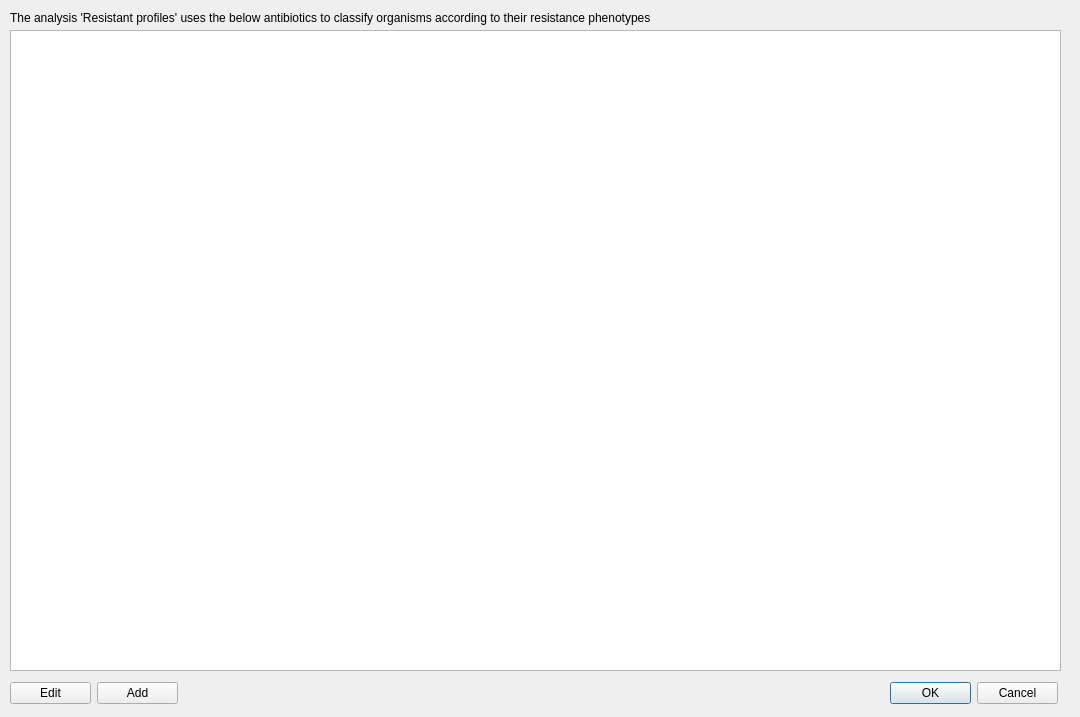
<?xml version="1.0" encoding="UTF-8"?>
<ui version="4.0">
 <class>Dialog</class>
 <widget class="QDialog" name="Dialog">
  <property name="geometry">
   <rect>
    <x>0</x>
    <y>0</y>
    <width>1080</width>
    <height>717</height>
   </rect>
  </property>
  <property name="windowTitle">
   <string>Dialog</string>
  </property>
  <widget class="QLabel" name="label">
   <property name="geometry">
    <rect>
     <x>10</x>
     <y>10</y>
     <width>1041</width>
     <height>16</height>
    </rect>
   </property>
   <property name="text">
    <string>The analysis 'Resistant profiles' uses the below antibiotics to classify organisms according to their resistance phenotypes</string>
   </property>
  </widget>
  <widget class="QTableWidget" name="antibiotic_profile_table">
   <property name="geometry">
    <rect>
     <x>10</x>
     <y>30</y>
     <width>1051</width>
     <height>641</height>
    </rect>
   </property>
  </widget>
  <widget class="QWidget" name="layoutWidget">
   <property name="geometry">
    <rect>
     <x>890</x>
     <y>680</y>
     <width>168</width>
     <height>26</height>
    </rect>
   </property>
   <layout class="QHBoxLayout" name="horizontalLayout">
    <item>
     <widget class="QPushButton" name="ok_pushbutton">
      <property name="text">
       <string>OK</string>
      </property>
     </widget>
    </item>
    <item>
     <widget class="QPushButton" name="cancel_pushbutton">
      <property name="text">
       <string>Cancel</string>
      </property>
     </widget>
    </item>
   </layout>
  </widget>
  <widget class="QWidget" name="layoutWidget">
   <property name="geometry">
    <rect>
     <x>10</x>
     <y>680</y>
     <width>168</width>
     <height>26</height>
    </rect>
   </property>
   <layout class="QHBoxLayout" name="horizontalLayout_2">
    <item>
     <widget class="QPushButton" name="edit_pushbutton">
      <property name="text">
       <string>Edit</string>
      </property>
     </widget>
    </item>
    <item>
     <widget class="QPushButton" name="add_pushbutton">
      <property name="text">
       <string>Add</string>
      </property>
     </widget>
    </item>
   </layout>
  </widget>
 </widget>
 <resources/>
 <connections/>
</ui>
